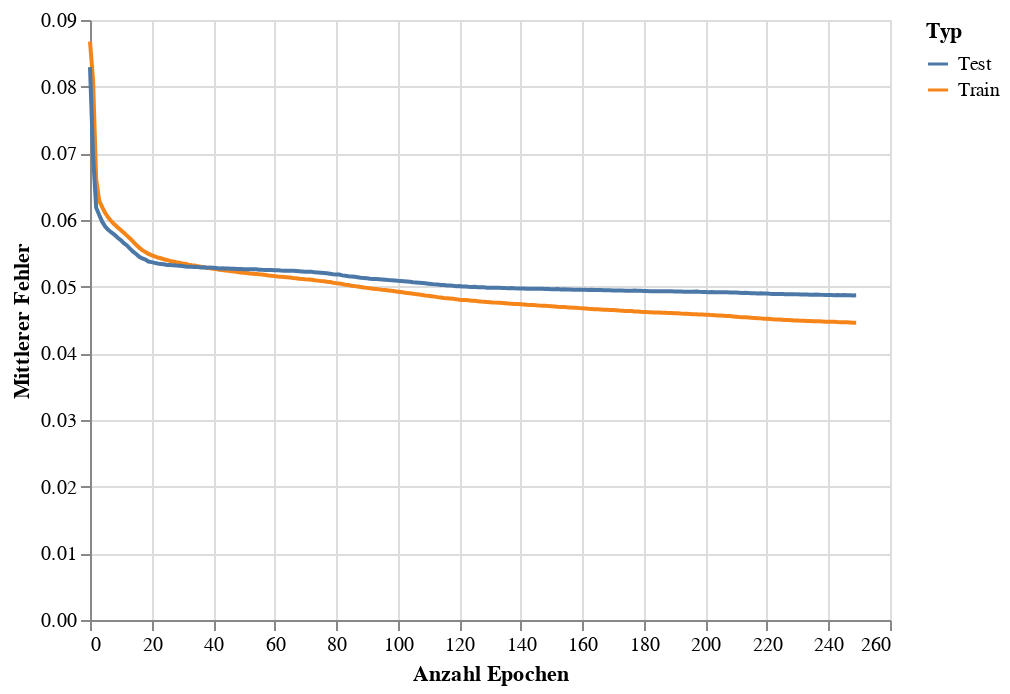

The cell this chart's notebook holds for it:
### Code cell
train_eval_loss_chart = alt.Chart(loss_df).mark_line().encode(
    x = alt.X('Epoch', title='Anzahl Epochen'),
    y = alt.Y('Loss',title='Mittlerer Fehler'),
    color = alt.Color('Type',title='Typ')
)
train_eval_loss_chart

### Figure 1 — Vega-Lite specification as saved in the notebook (floating-point values rounded to 4 significant figures; data arrays with more than 128 entries replaced by an {"elided": "..."} marker saying what was removed)
{"config": {"view": {"continuousWidth": 400, "continuousHeight": 300}}, "data": {"name": "data-41c5af2f965a4a1b6bef0d9340094f97"}, "mark": "line", "encoding": {"color": {"field": "Type", "title": "Typ", "type": "nominal"}, "x": {"field": "Epoch", "title": "Anzahl Epochen", "type": "quantitative"}, "y": {"field": "Loss", "title": "Mittlerer Fehler", "type": "quantitative"}}, "$schema": "https://vega.github.io/schema/vega-lite/v4.17.0.json", "datasets": {"data-41c5af2f965a4a1b6bef0d9340094f97": {"elided": "500 records"}}}
